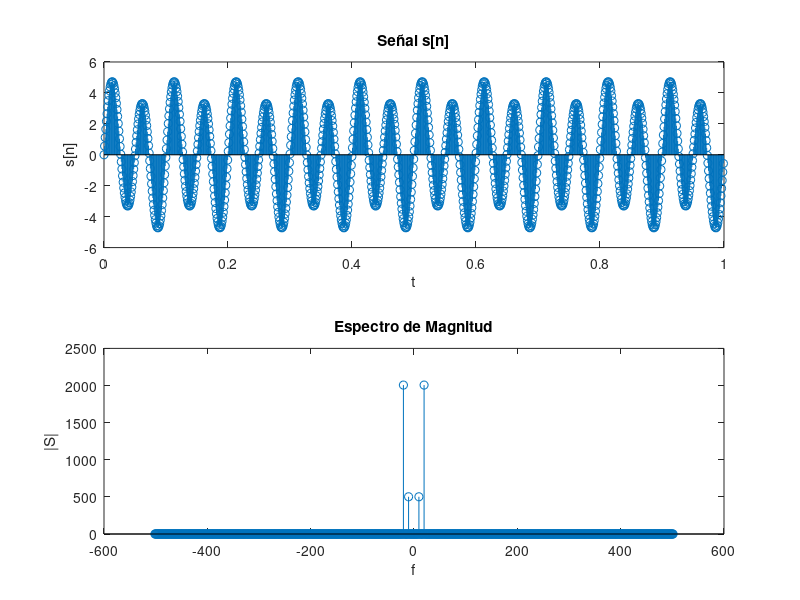
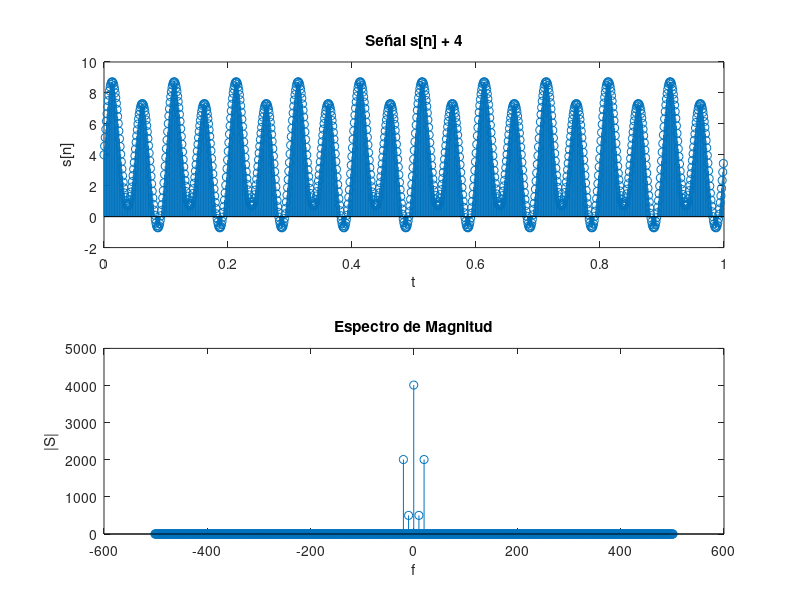
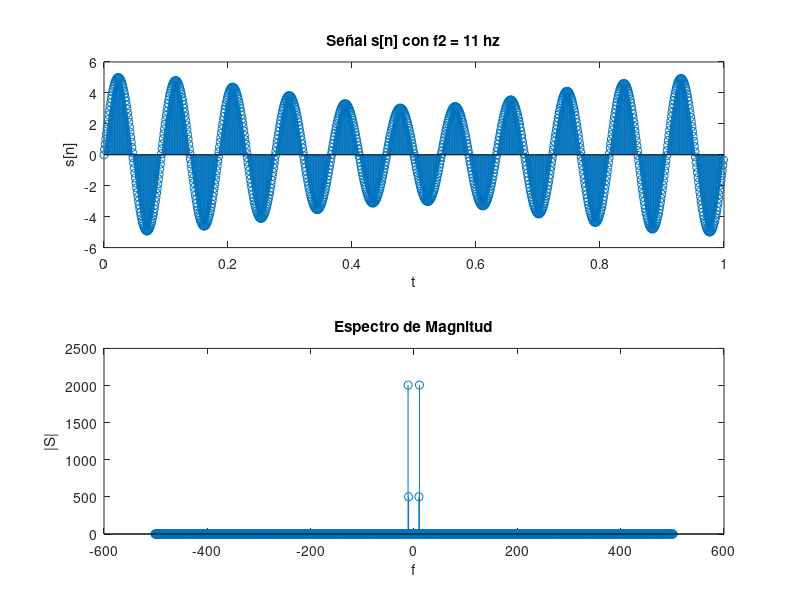
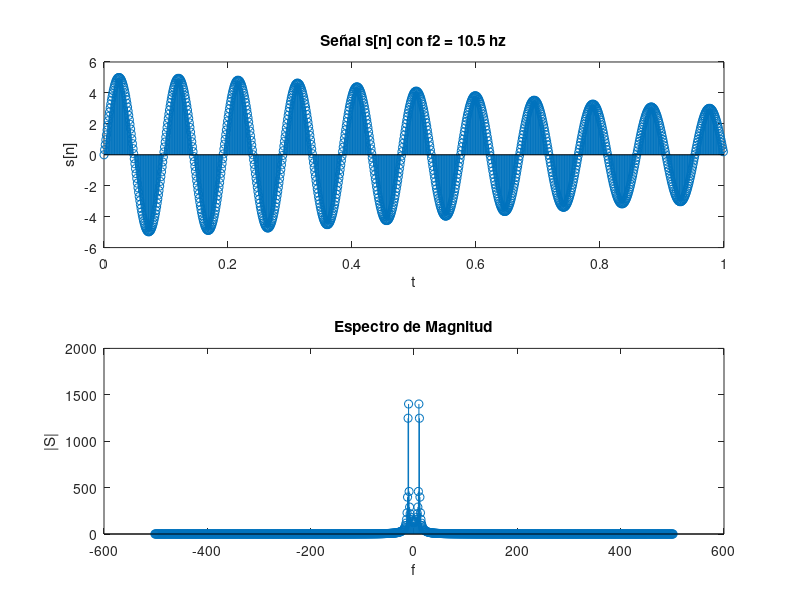

Recreate these plots in MATLAB, in order.
## generacion de s[t]
f1=10;
f2=20;
fm=1000 + 3;
tm = 1/fm;
ti=0;
tf=1;
t=ti:tm:tf-tm;
s=sin(2*pi*f1*t) + 4*sin(2*pi*f2*t);

## S[k]
S = abs(fft(s, length(s)));
df=fm/length(t);
k=-fm/2:df:fm/2;

mitad = ceil((length(S)/2) + 1);


figure(1)
subplot(2,1,1);
stem(t,s);
title('Señal s[n]');
ylabel('s[n]');
xlabel('t');
subplot(2,1,2);
stem(k, [S(mitad:end), S(1:mitad)] );
title('Espectro de Magnitud');
ylabel('|S|');
xlabel('f');

# Relacion de Parseval para la TDF

E1 = s*s'
E2 = (1/length(S))*S*S'

# Cambios
# 1- se suma 4 a s;

s=sin(2*pi*f1*t) + 4*sin(2*pi*f2*t) + 4;
S = abs(fft(s, length(s)));

figure(2);
subplot(2,1,1);
stem(t,s);
title('Señal s[n] + 4');
ylabel('s[n]');
xlabel('t');
subplot(2,1,2);
stem(k, [S(mitad:end), S(1:mitad)] );
title('Espectro de Magnitud');
ylabel('|S|');
xlabel('f');

E1 = s*s'
E2 = (1/length(S))*S*S'

# 2- f2 = 20 hz-> f2 = 11hz;

s=sin(2*pi*f1*t) + 4*sin(2*pi*11*t);
S = abs(fft(s, length(s)));

figure(3);
subplot(2,1,1);
stem(t,s);
title('Señal s[n] con f2 = 11 hz');
ylabel('s[n]');
xlabel('t');
subplot(2,1,2);
stem(k, [S(mitad:end), S(1:mitad)] );
title('Espectro de Magnitud');
ylabel('|S|');
xlabel('f');

# 3- f2 = 20 hz-> f2 = 10.5 hz;

s=sin(2*pi*f1*t) + 4*sin(2*pi*10.5*t);
S = abs(fft(s, length(s)));

figure(4);
subplot(2,1,1);
stem(t,s);
title('Señal s[n] con f2 = 10.5 hz');
ylabel('s[n]');
xlabel('t');
subplot(2,1,2);
stem(k, [S(mitad:end), S(1:mitad)] );
title('Espectro de Magnitud');
ylabel('|S|');
xlabel('f');

E1 = s*s'
E2 = (1/length(S))*S*S'

# 4- t =[0s, 2s)

ti=0;
tf=2;
t=ti:tm:tf-tm;
s=sin(2*pi*f1*t) + 4*sin(2*pi*f2*t);
S = abs(fft(s, length(s)));
df=fm/length(t);
k=-fm/2:df:fm/2;
mitad = ceil((length(S)/2) + 1);



figure(5);
subplot(2,1,1);
stem(t,s);
title('Señal s[n] en [0,2) seg');
ylabel('s[n]');
xlabel('t');
subplot(2,1,2);
stem(k, [S(mitad:end), S(1:mitad)] );
title('Espectro de Magnitud');
ylabel('|S|');
xlabel('f');
E1 = s*s'
E2 = (1/length(S))*S*S'


